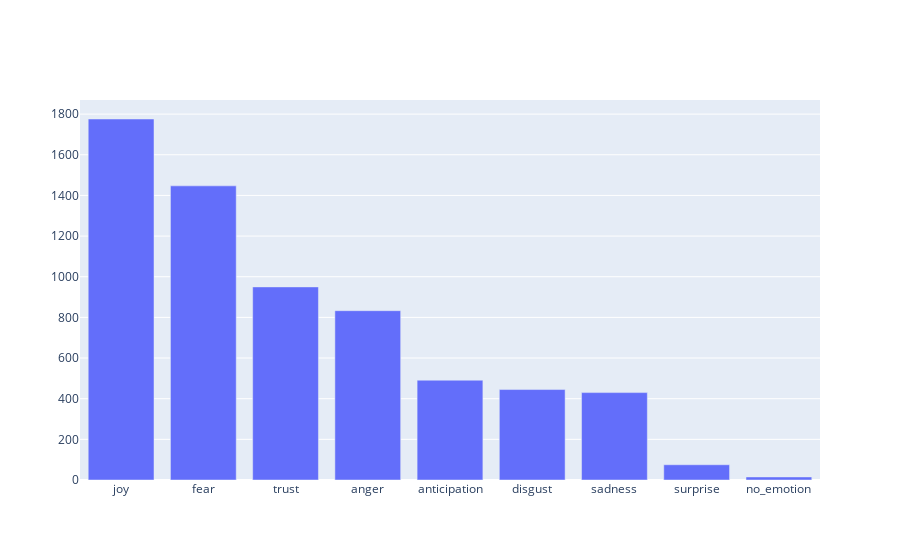

Here is the notebook cell this chart was saved with:
### Markdown cell above
## <font color='Green'>Percentage Of Emotions</font>

### Code cell
name_of_emotion=df.emotion.unique()
value_of_emotion=list(df.emotion.value_counts())

fig=go.Figure([go.Bar(x=list(name_of_emotion), y=value_of_emotion)])
fig.show()

### Figure 1 — Plotly figure (JSON) as saved in the notebook; plotly's stock layout.template omitted (floating-point values rounded to 4 significant figures)
{"data": [{"type": "bar", "x": ["joy", "fear", "trust", "anger", "anticipation", "disgust", "sadness", "surprise", "no_emotion"], "y": [1776, 1447, 950, 833, 491, 445, 430, 75, 15]}], "layout": {}}
